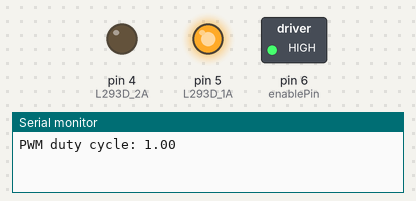
The sketch below on a simulated Arduino Uno, built with avr-gcc and run on an emulated ATmega328P. On the bench: switched loads named in the sketch (green lamp = pin HIGH), output pins drawn as LEDs (lit = HIGH), the last lines printed to the serial monitor.

Above: at 0.1 s.
At 12.1 s:
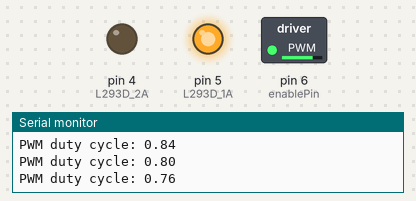
At 38.1 s:
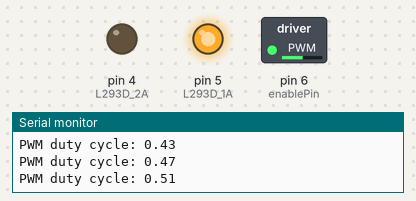
Timing chart, 0 to 39.6 s (numbered marks = the images above):
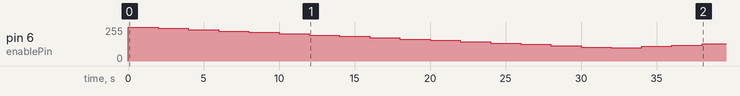

The sketch:

one_motor_control_speed.ino
```cpp
int enablePin = 6;
int L293D_1A = 5;
int L293D_2A = 4;

void setup()
{
  Serial.begin(9600);

  pinMode(enablePin, OUTPUT);
  pinMode(L293D_1A, OUTPUT);
  pinMode(L293D_2A, OUTPUT);

  digitalWrite(L293D_1A, HIGH);
  digitalWrite(L293D_2A, LOW);
}

void loop()
{
  for (int i = 255; i > 100; i -= 10)
  {
    Serial.print("PWM duty cycle: ");
    Serial.println(i/255.0f);
    analogWrite(enablePin, i);
    delay(2000);
  }

  for (int i = 100; i < 256; i += 10)
  {
    Serial.print("PWM duty cycle: ");
    Serial.println(i/255.0f);
    analogWrite(enablePin, i);
    delay(2000);
  }
}
```

Measured:
- by itself, pin 6 (enablePin): 0/255 → 255/255 at 0.00 s, → 245/255 2.0 s later, → 235/255 2.0 s later, → 225/255 2.0 s later, … (20 changes in this stretch)
